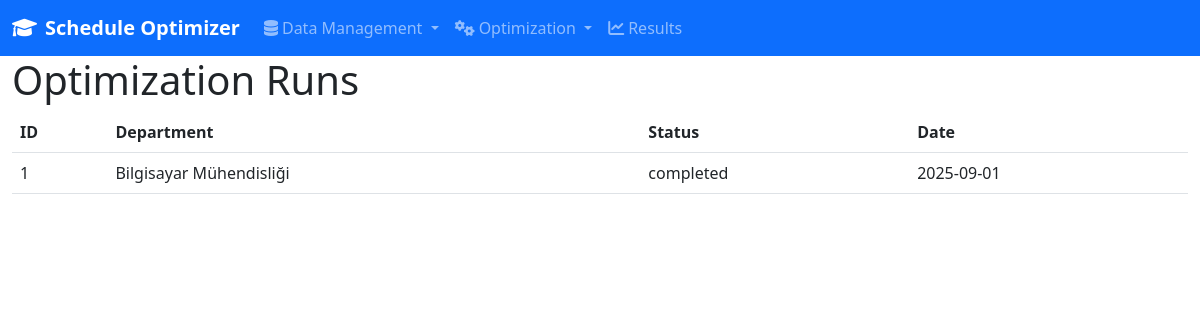
Page /optimize/runs on the earlier database version.
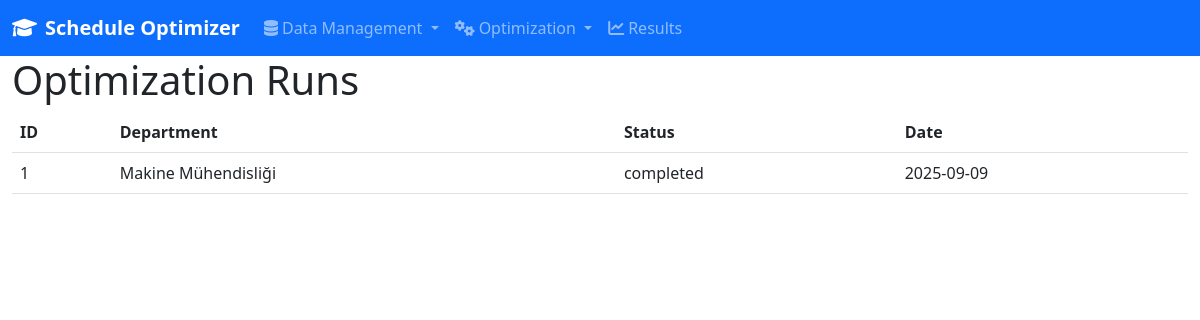
Same page on the later database version.
### models/database.py (models this page shows, shortened)
class OptimizationRun(db.Model):
    __tablename__ = 'optimization_runs'
    id = db.Column(db.Integer, primary_key=True)
    session_id = db.Column(db.String(50), nullable=False, unique=True)
    department_id = db.Column(db.Integer, db.ForeignKey('departments.id'), nullable=False)
    semester = db.Column(db.Integer, nullable=False)  # 1=Güz, 2=Bahar
    academic_year = db.Column(db.String(9), nullable=False)  # 2023-2024
    parameters = db.Column(JSON, nullable=False)
    constraints = db.Column(JSON, nullable=True)  # Ek kısıtlamalar
    objectives = db.Column(JSON, nullable=True)  # Optimizasyon hedefleri
    status = db.Column(db.String(20), nullable=False, default='initialized')
    progress = db.Column(JSON, nullable=True)
    results = db.Column(JSON, nullable=True)
    fitness_score = db.Column(db.Float, nullable=True)
    conflicts_count = db.Column(db.Integer, nullable=True)
    room_utilization = db.Column(db.Float, nullable=True)
    instructor_balance = db.Column(db.Float, nullable=True)
    student_satisfaction = db.Column(db.Float, nullable=True)
    runtime_seconds = db.Column(db.Float, nullable=True)
    memory_usage_mb = db.Column(db.Float, nullable=True)
    created_by = db.Column(db.String(200), nullable=True)  # Kullanıcı bilgisi
    created_at = db.Column(db.DateTime, default=datetime.utcnow)
    completed_at = db.Column(db.DateTime, nullable=True)
    department = db.relationship('Department', backref='optimization_runs', lazy=True)
    schedules = db.relationship('Schedule', backref='optimization_run', lazy=True, cascade='all, delete-orphan')

class Department(db.Model):
    __tablename__ = 'departments'
    id = db.Column(db.Integer, primary_key=True)
    name = db.Column(db.String(200), nullable=False, unique=True)
    code = db.Column(db.String(10), nullable=False, unique=True)  # Bölüm kodu (CS, EE, etc.)
    num_grades = db.Column(db.Integer, nullable=False)
    head_of_department = db.Column(db.String(200), nullable=True)  # Bölüm başkanı
    building = db.Column(db.String(100), nullable=True)  # Ana bina
    floor = db.Column(db.Integer, nullable=True)  # Ana kat
    phone = db.Column(db.String(20), nullable=True)
    email = db.Column(db.String(200), nullable=True)
    is_active = db.Column(db.Boolean, default=True)
    created_at = db.Column(db.DateTime, default=datetime.utcnow)
    updated_at = db.Column(db.DateTime, default=datetime.utcnow, onupdate=datetime.utcnow)
    lessons = db.relationship('Lesson', backref='department_ref', lazy=True, cascade='all, delete-orphan')
    instructors = db.relationship('Instructor', backref='department_ref', lazy=True, cascade='all, delete-orphan')

### routes/optimization.py (the view)
@optimization_bp.route('/runs')
def runs():
    page = request.args.get('page', 1, type=int)
    dept_id = request.args.get('department_id', type=int)
    status = request.args.get('status')
    query = OptimizationRun.query
    if dept_id:
        query = query.filter_by(department_id=dept_id)
    if status:
        query = query.filter_by(status=status)
    runs = query.order_by(OptimizationRun.created_at.desc()).paginate(
        page=page, per_page=20, error_out=False
    )
    departments = Department.query.filter_by(is_active=True).all()
    return render_template('optimization/runs.html',
                         runs=runs,
                         departments=departments,
                         selected_dept=dept_id,
                         selected_status=status)

### templates/optimization/runs.html (shortened to what this page needs)
{% extends "base.html" %}
{% block content %}
<h1>Optimization Runs</h1>
<div class="table-responsive">
    <table class="table">
        <thead>
            <tr><th>ID</th><th>Department</th><th>Status</th><th>Date</th></tr>
        </thead>
        <tbody>
            {% for run in runs.items %}
            <tr>
                <td>{{ run.id }}</td>
                <td>{{ run.department.name }}</td>
                <td>{{ run.status }}</td>
                <td>{{ run.created_at.strftime('%Y-%m-%d') }}</td>
            </tr>
            {% endfor %}
        </tbody>
    </table>
</div>
{% endblock %}

Differences in the rows shown:
changed OptimizationRun "completed": department.name "Bilgisayar Mühendisliği" → "Makine Mühendisliği"; created_at "2025-09-01" → "2025-09-09"
